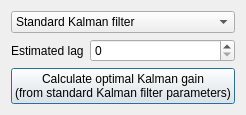
<?xml version="1.0" encoding="UTF-8"?>
<ui version="4.0">
 <class>QtKalmanFilterDialog</class>
 <widget class="QDialog" name="QtKalmanFilterDialog">
  <property name="geometry">
   <rect>
    <x>0</x>
    <y>0</y>
    <width>222</width>
    <height>106</height>
   </rect>
  </property>
  <property name="windowTitle">
   <string>QtKalmanFilterDialog</string>
  </property>
  <layout class="QGridLayout" name="gridLayout">
   <item row="0" column="0">
    <widget class="QComboBox" name="box_filter_type">
     <item>
      <property name="text">
       <string>Standard Kalman filter</string>
      </property>
     </item>
     <item>
      <property name="text">
       <string>Steady state Kalman filter</string>
      </property>
     </item>
    </widget>
   </item>
   <item row="1" column="0">
    <layout class="QHBoxLayout" name="horizontalLayout">
     <item>
      <widget class="QLabel" name="label_estimated_lag">
       <property name="text">
        <string>Estimated lag</string>
       </property>
      </widget>
     </item>
     <item>
      <widget class="QSpinBox" name="box_estimated_lag">
       <property name="sizePolicy">
        <sizepolicy hsizetype="MinimumExpanding" vsizetype="Fixed">
         <horstretch>0</horstretch>
         <verstretch>0</verstretch>
        </sizepolicy>
       </property>
      </widget>
     </item>
    </layout>
   </item>
   <item row="2" column="0">
    <widget class="QPushButton" name="button_calculate_optimal_kalman_gain_steady_state">
     <property name="text">
      <string>Calculate optimal Kalman gain
(from standard Kalman filter parameters)</string>
     </property>
    </widget>
   </item>
  </layout>
 </widget>
 <layoutdefault spacing="6" margin="11"/>
 <resources/>
 <connections/>
</ui>
